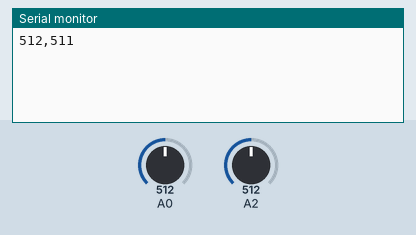
Simulated run of this sketch. Board: Arduino Uno, built with avr-gcc and run on an emulated ATmega328P. Shown: the last lines printed to the serial monitor. The inputs (shaded band) are chosen by the test bench; at power-on: A0 = 512, A2 = 512.

Above: at 1.2 s.
1.3 s: A0 set to 716
At 2.5 s:
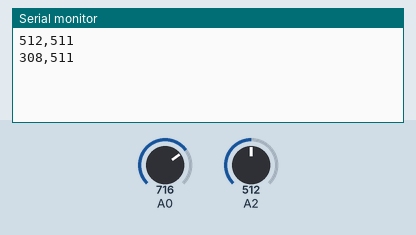
2.8 s: A2 set to 716
At 3.8 s:
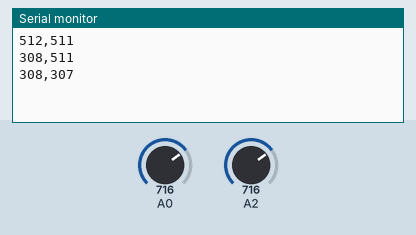
4.3 s: A0 set to 900
At 5.1 s:
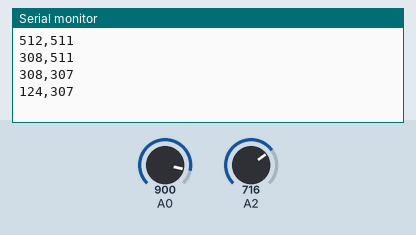
5.8 s: A2 set to 900
At 6.3 s:
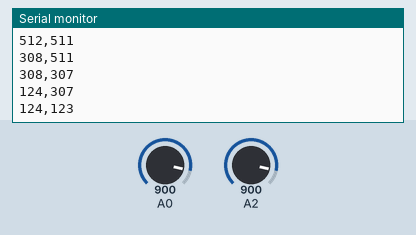
Timing chart, 0 to 8.3 s (numbered marks = the images above; inputs shaded):
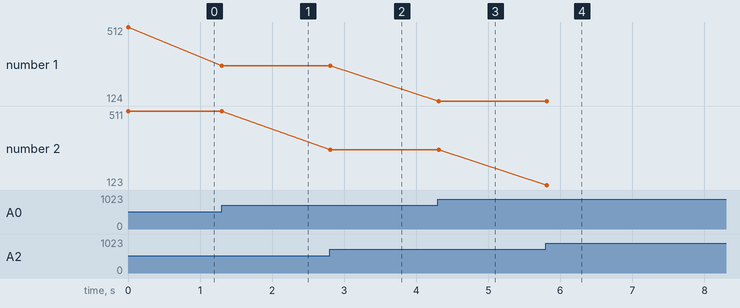

Measured:
- after the input at 1.3 s, the serial monitor: prints a new line at once (image 1)
- after the input at 2.8 s, the serial monitor: prints a new line at once (image 2)
- after the input at 4.3 s, the serial monitor: prints a new line at once (image 3)
- after the input at 5.8 s, the serial monitor: prints a new line at once (image 4)
- plotted number 1: 512 → 308 after the input at 1.3 s, 308 → 124 after the input at 4.3 s
- plotted number 2: 511 → 307 after the input at 2.8 s, 307 → 123 after the input at 5.8 s

The sketch:

arduinoCode.ino
```cpp
//variables for pot reading
int valX;
int valY;
bool changedX;
bool changedY;
//for normalized values
int horizontalVal=0;
int verticalVal=0;
//some allowance to reduce noise down
const int threshold = 5;
void setup() {
  // put your setup code here, to run once:
  Serial.begin(115200);
}

void loop() {
  // put your main code here, to run repeatedly:
  valX = analogRead(A0);
  valY = analogRead(A2);
  changedX = abs(valX - horizontalVal) >= threshold || (valX == 0 && horizontalVal !=0 )|| (valX == 1023 && horizontalVal !=1023);
  changedY = abs(valY - verticalVal) >= threshold || (valY == 0 && verticalVal !=0 )|| (valY == 1023 && verticalVal !=1023);
  if (changedX||changedY){
    int invertdX = abs(1024-valX);
    int invertdY = abs(1023-valY);

    //Serial com (x,y)
    Serial.print(invertdX);
    Serial.print(",");
    Serial.println(invertdY);
    horizontalVal = valX;
    verticalVal = valY;

  }
  delay(100);
}
```
